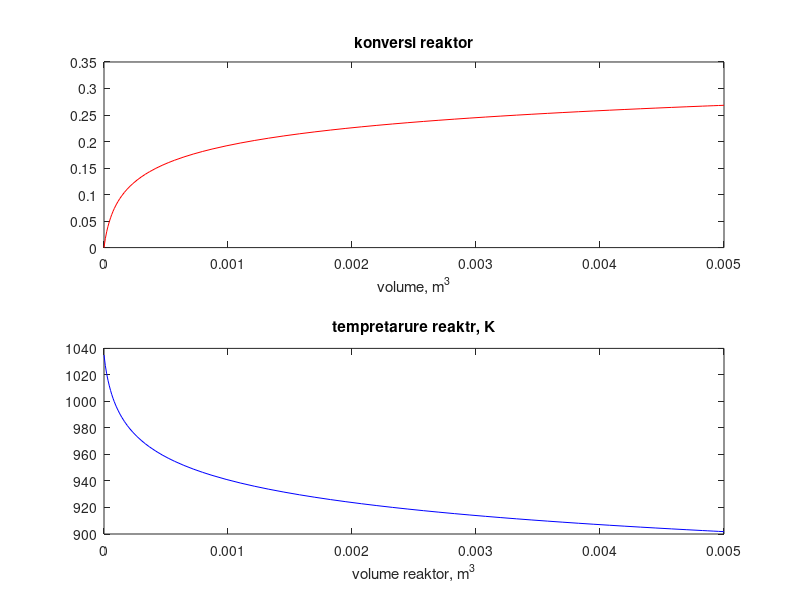

Here is the MATLAB script that generated this plot:
function pfrcase1
clc,clear
vspan=[0 0.005];
Y0=[0 1035];
[v,Y]=ode45(@reactorcase1,vspan,Y0);
subplot(2,1,1)
plot(v,Y(:,1),'-r')
title('konversi reaktor')
xlabel('volume, m^3')
subplot(2,1,2)
plot(v,Y(:,2),'-b')
title('tempretarure reaktr, K')
xlabel('volume reaktor, m^3')
%------------------------------------
function dYdv=reactorcase1(v,Y)
x=Y(1);
T=Y(2);
CA0=18.85;%mol/m^3
Da=6.8;%delta a
Db=-(5.75E-3)*2;%delta b
Dc=-(1.27E-6)*3;%delta c
FA0=0.03754;%mol/s
T0=1035;
Tr=298;
FA=FA0*(1-x);
FB=FA0*x;
FC=FA0*x;
DHrxn0=80770;%J/mol
CpA=26.63+0.183*T-45.86E-6*T^2;
CpB=20.04+0.0945*T-30.95E-6*T^2;
CpC=13.39+0.077*T-18.71E-6*T^2;
k=8.2E14*exp(-34222/T);
ra=-k*CA0*(1-x)*(T0/T)/(1+x);
DHrxn=DHrxn0+Da*(T-Tr)+(Db/2)*(T^2-Tr^2)+(Dc/3)*(T^3-Tr^3);
dYdv(1)=-ra/FA0;
dYdv(2)=-ra*(-DHrxn)/(FA*CpA+FB*CpB+FC*CpC);
dYdv=dYdv'